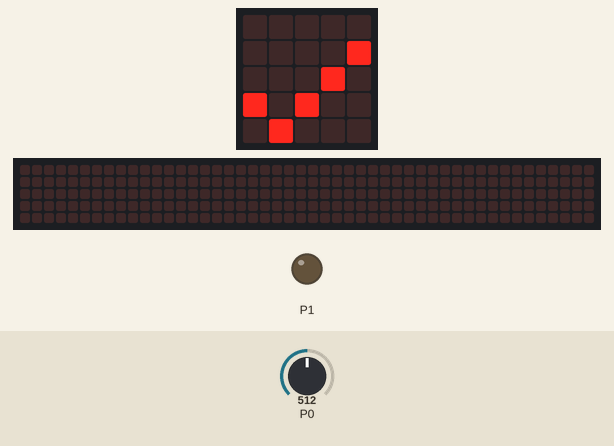
This program was run on a simulated BBC micro:bit (MakeCode). Parts: the board's 5×5 LED display, a strip that is not on the board, showing the scrolling text unrolled, output pins drawn as LEDs (lit = HIGH). The test bench sets the inputs (shaded band); at power-on: P0 = 512 (analog values on the 0–1023 scale). The 48×5 strip is a reading aid, not a part: it shows the text the display is scrolling, unrolled, one strip-width of it at a time.

Above: at 2.9 s.
At 6.07 s:
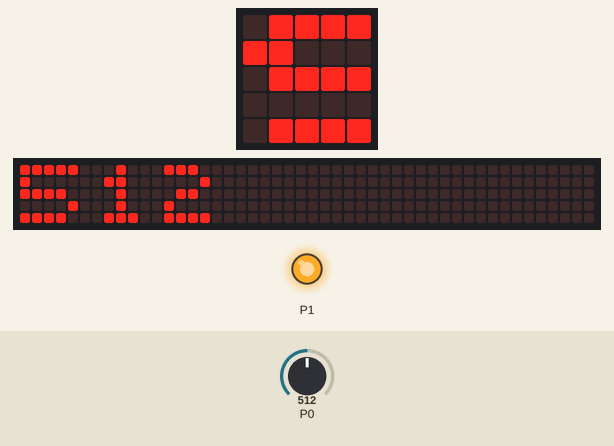
6.1 s: P0 set to 488
At 12.5 s:
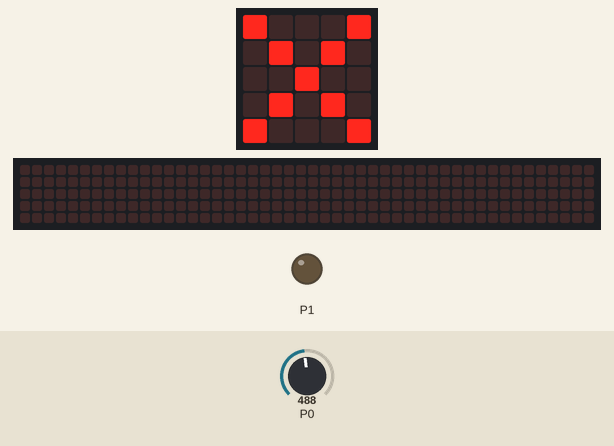
15.1 s: P0 set to 510
At 20.7 s:
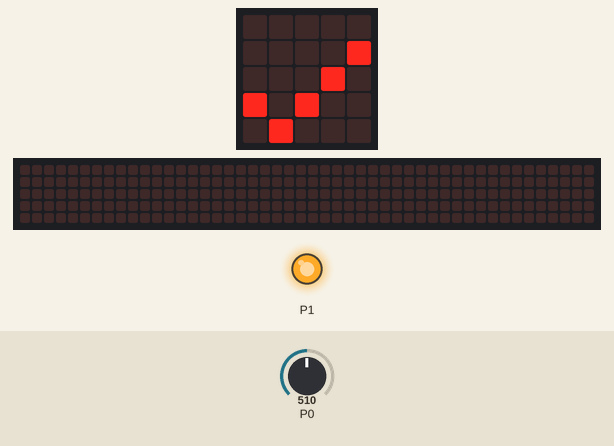
28.9 s: P0 set to 0
At 38.6 s:
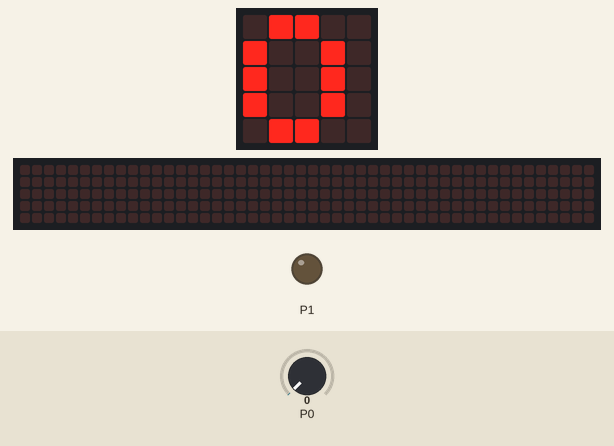
Timing chart, 0 to 40.1 s (numbered marks = the images above; inputs shaded):
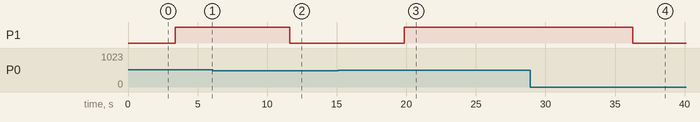

The program:

main.ts
```typescript
let leitura = 0
basic.showIcon(IconNames.Heart)
basic.pause(2000)
basic.clearScreen()
basic.pause(200)
basic.forever(function () {
    leitura = pins.analogReadPin(AnalogPin.P0)
    if (leitura < 500) {
        basic.showIcon(IconNames.No)
        pins.digitalWritePin(DigitalPin.P1, 0)
        basic.pause(2000)
        basic.showNumber(leitura)
        basic.pause(2000)
    } else {
        basic.showIcon(IconNames.Yes)
        pins.digitalWritePin(DigitalPin.P1, 1)
        basic.pause(2000)
        basic.showNumber(leitura)
        basic.pause(2000)
    }
})
```

test.ts
```typescript
// testes vão aqui; isto não será compilado quando este pacote for usado como uma extensão.
```

Measured:
- the behaviour switches between 500 and 499 on P0 (found by bisection; images 1 and 2)
- after the input at 6.1 s, P1: HIGH → LOW after 5.5 s; the display: first differs from a run without the input after 4.9 s (image 2)
- after the input at 15.1 s, P1: LOW → HIGH after 4.7 s; the display: first differs from a run without the input after 4.1 s (image 3)
- after the input at 28.9 s, P1: HIGH → LOW after 7.4 s; the display: first differs from a run without the input after 6.8 s (image 4 shows a later state)
- what the display in image 0 shows lasts 2.6 s, from 2.8 s to 5.4 s
